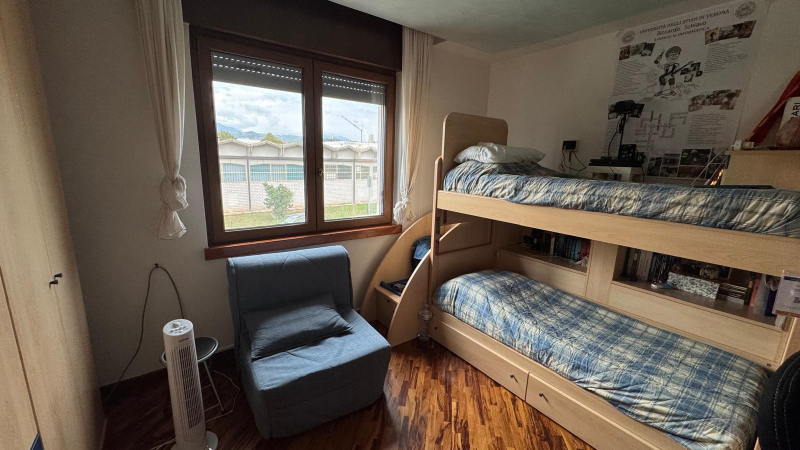
#> input picture img/1.jpeg, 1600 x 900 px (shown at 1/2 size)
$ python -i itti_koch.py   (imports and definitions only)   (older library calls are emulated)
#> lines starting #> are read from the running program, lines starting #| are printed output that depends on the picture; after the words box and inside, x2 and y2 are one past the last pixel; in counts of white or black regions, pixels touching at a corner belong together
import numpy as np
import cv2


def itti_koch_saliency(image, center_scales=(2, 3, 4), deltas=(3, 4),
                       conspicuity_scale=4):
    # --- Feature extraction -------------------------------------------------
    img = image.astype(np.float32)
    b, g, r = cv2.split(img)

    intensity = (r + g + b) / 3.0 #brightness channel

    pyramid_levels = max(center_scales) + max(deltas) + 1

    mask = intensity > 0.1 * intensity.max()
    safe_intensity = np.where(mask, intensity, 1.0)
    r = np.where(mask, r / safe_intensity, 0.0).astype(np.float32)
    g = np.where(mask, g / safe_intensity, 0.0).astype(np.float32)
    b = np.where(mask, b / safe_intensity, 0.0).astype(np.float32)

    red = np.maximum(r - (g + b) / 2.0, 0.0)
    green = np.maximum(g - (r + b) / 2.0, 0.0)
    blue = np.maximum(b - (r + g) / 2.0, 0.0)
    yellow = np.maximum((r + g) / 2.0 - np.abs(r - g) / 2.0 - b, 0.0)

    # Look at multiple resolution levels (Gaussian pyramid) for each channel
    intensity_pyr = _gaussian_pyramid(intensity, pyramid_levels)
    red_pyr = _gaussian_pyramid(red, pyramid_levels)
    green_pyr = _gaussian_pyramid(green, pyramid_levels)
    blue_pyr = _gaussian_pyramid(blue, pyramid_levels)
    yellow_pyr = _gaussian_pyramid(yellow, pyramid_levels)

    rg_pyr = [rr - gg for rr, gg in zip(red_pyr, green_pyr)]
    gr_pyr = [gg - rr for rr, gg in zip(red_pyr, green_pyr)]
    by_pyr = [bb - yy for bb, yy in zip(blue_pyr, yellow_pyr)]
    yb_pyr = [yy - bb for bb, yy in zip(blue_pyr, yellow_pyr)]

    # Gabor filter for orientation: 0, 45, 90, 135 degrees
    orientation_pyramids = []
    for theta_deg in (0, 45, 90, 135):
        # Create the Gabor kernel for the current orientation
        kernel = cv2.getGaborKernel(
            ksize=(15, 15), sigma=4.0, theta=np.radians(theta_deg),
            lambd=10.0, gamma=0.5, psi=0,
        )
        kernel -= kernel.mean()
        # slide the kernel over each level of the intensity pyramid
        orientation_pyramids.append(
            [cv2.filter2D(level, cv2.CV_32F, kernel) for level in intensity_pyr]
        )

    # --- Feature maps -------------------------------------------------------
    def center_surround(center_pyr, surround_pyr):
        return _center_surround(center_pyr, surround_pyr, center_scales, deltas)

    intensity_maps = center_surround(intensity_pyr, intensity_pyr)
    rg_maps = center_surround(rg_pyr, gr_pyr)
    by_maps = center_surround(by_pyr, yb_pyr)

    # --- Conspicuity maps ---------------------------------------------------

    # target shape for resizing
    target_shape = intensity_pyr[conspicuity_scale].shape

    def across_scale_add(maps):
        return np.sum([_resize_to(m, target_shape) for m in maps], axis=0)

    conspicuity_intensity = across_scale_add(
        [_normalize_map(m) for m in intensity_maps])
    conspicuity_color = across_scale_add(
        [_normalize_map(rg) + _normalize_map(by) for rg, by in zip(rg_maps, by_maps)])
    conspicuity_orientation = np.sum([
        _normalize_map(across_scale_add(
            [_normalize_map(m) for m in center_surround(pyr, pyr)]))
        for pyr in orientation_pyramids
    ], axis=0)

    # --- Final saliency map -------------------------------------------------

    # Average of the 3 resulting maps
    saliency = (_normalize_map(conspicuity_intensity)
                + _normalize_map(conspicuity_color)
                + _normalize_map(conspicuity_orientation)) / 3.0

    # Resize to original image size
    saliency = cv2.resize(saliency, (image.shape[1], image.shape[0]),
                          interpolation=cv2.INTER_LINEAR)

   # Normalization to [0, 1]
    minimum, maximum = saliency.min(), saliency.max()
    if maximum - minimum > 0:
        saliency = (saliency - minimum) / (maximum - minimum)
    else:
        saliency = np.zeros_like(saliency)
    return saliency.astype(np.float32)


def _gaussian_pyramid(channel, levels):
    # Create a Gaussian pyramid for a single channel
    pyramid = [channel.astype(np.float32)]
    for _ in range(levels - 1):
        pyramid.append(cv2.pyrDown(pyramid[-1]).astype(np.float32))
    return pyramid


def _resize_to(feature_map, shape):
    # Resize a feature map to a target
    if shape[0] < feature_map.shape[0]:
        interpolation = cv2.INTER_AREA
    else:
        interpolation = cv2.INTER_LINEAR
    return cv2.resize(feature_map.astype(np.float32), (shape[1], shape[0]),
                      interpolation=interpolation)


def _center_surround(center_pyr, surround_pyr, center_scales, deltas):

    # A pixel is salient if it differs from the average of its surroundings.
    # The coarse (blurred) level approximates that surrounding average.
    # Result: a list of centre-surround difference maps.

    maps = []
    for c in center_scales:
        for delta in deltas:
            s = c + delta
            center = center_pyr[c]
            surround = _resize_to(surround_pyr[s], center.shape[:2])
            maps.append(np.abs(center - surround))
    return maps


def _normalize_map(feature_map, M=10.0):

    # Normalize the map to the fixed range until M
    feature_map = (feature_map - feature_map.min()).astype(np.float32)
    if feature_map.max() > 0:
        feature_map = feature_map / feature_map.max() * M

   # find local peak
    neighbourhood = np.ones((7, 7), np.uint8)
    local_max = cv2.dilate(feature_map, neighbourhood)
    local_min = cv2.erode(feature_map, neighbourhood)
    is_local_max = ((feature_map == local_max) & (feature_map > local_min)
                    & (feature_map < M - 1e-3))
    peaks = feature_map[is_local_max]

    # compute the mean of the local peaks
    mean_peak = peaks.mean() if peaks.size > 0 else 0.0

    #if the mean of the peaks is high the map is noisy, the exponential will be lower and will penalize the map
    #if the mean is low the map is clean, the exponential will be higher and will reward the map
    return feature_map * (M - mean_peak) ** 2

>>> import cv2
>>> picture = cv2.imread('../../img/1.jpeg')
#> picture is the input picture: shape (900, 1600, 3); mean B, G, R 79.7, 91.7, 103.5
>>> result = itti_koch_saliency(picture)
#> in itti_koch_saliency, `mask = intensity > 0.1 * intensity.max()`:
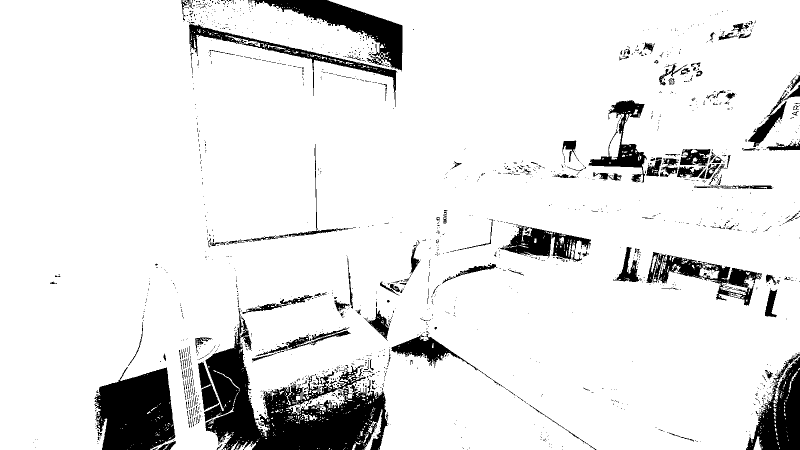
#> mask: shape (900, 1600) bool (shown at 1/2 size); 90% white; 1722 black regions (1545 under 20 px), largest, box (x1, y1, x2, y2) and area: (408, 616, 775, 900) 40409, (189, 734, 351, 900) 20211, (496, 0, 805, 143) 11920
#> in itti_koch_saliency, `g = np.where(mask, g / safe_intensity, 0.0).astype(np.float32)`:
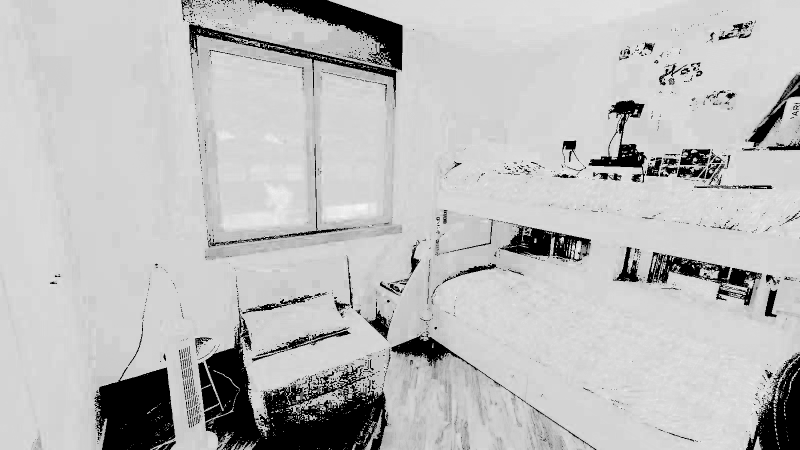
#> g: shape (900, 1600) float32 (shown at 1/2 size); min 0, max 1.21, mean 0.895; drawn with min black and max white
#> in itti_koch_saliency, `b = np.where(mask, b / safe_intensity, 0.0).astype(np.float32)`:
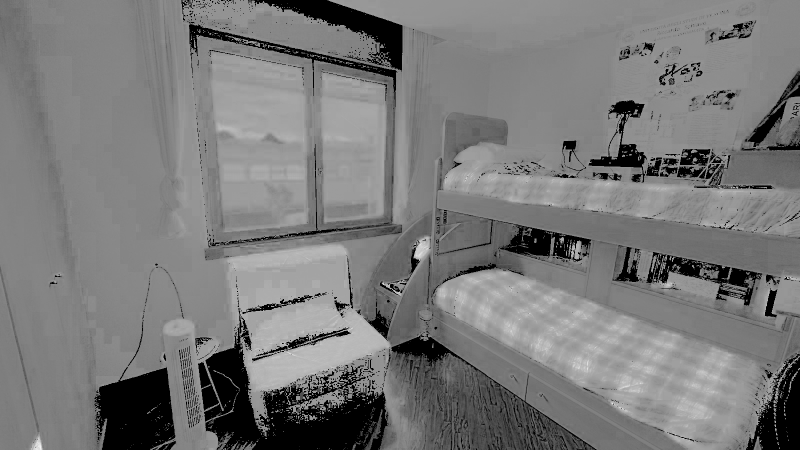
#> b: shape (900, 1600) float32 (shown at 1/2 size); min 0, max 1.61, mean 0.768; drawn with min black and max white
#> in itti_koch_saliency, `yellow = np.maximum((r + g) / 2.0 - np.abs(r - g) / 2.0 - b, 0.0)`:
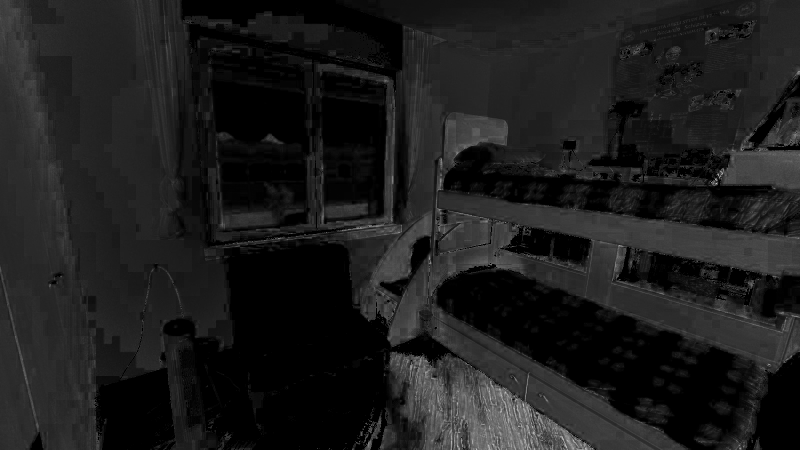
#> yellow: shape (900, 1600) float32 (shown at 1/2 size); min 0, max 1.19, mean 0.135; drawn with min black and max white
#> after the loop in _gaussian_pyramid, `for _ in range(levels - 1):`: pyramid = 9 items
#> after the loop in itti_koch_saliency, `for theta_deg in (0, 45, 90, 135):`: orientation_pyramids = 4 items
#> after the loop in _center_surround, `for c in center_scales:`: maps = 6 items
#> in _normalize_map, `is_local_max = ((feature_map == local_max) & (feature_map > local_min)..`: is_local_max: shape (225, 400) bool; 1% white in thin lines or dots
#> in _normalize_map, `peaks = feature_map[is_local_max]`: peaks = 896 values, max 9.47 at index 211, min 0.0637 at index 217, mean 2.13
#> in _normalize_map, `mean_peak = peaks.mean() if peaks.size > 0 else 0.0`: mean_peak = 2.13
#> in _normalize_map (call 2), `is_local_max = ((feature_map == local_max) & (feature_map > local_min)..`: is_local_max: shape (225, 400) bool; 0.83% white in thin lines or dots
#> in _normalize_map (call 3), `is_local_max = ((feature_map == local_max) & (feature_map > local_min)..`: is_local_max: shape (113, 200) bool; 0.9% white in thin lines or dots
#> call 4 of _normalize_map, with M = 10
#> in _normalize_map (call 4), `feature_map = feature_map / feature_map.max() * M`:
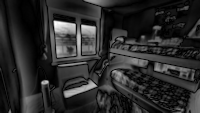
#> feature_map: shape (113, 200) float32; min 0, max 10, mean 1.7; drawn with min black and max white
#> in _normalize_map (call 4), `is_local_max = ((feature_map == local_max) & (feature_map > local_min)..`:
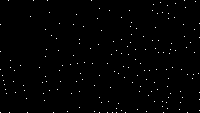
#> is_local_max: shape (113, 200) bool; 0.79% white in thin lines or dots
#> in _normalize_map (call 4), `peaks = feature_map[is_local_max]`: peaks = 178 values, max 9.86 at index 26, min 0.269 at index 20, mean 3.38
#> in _normalize_map (call 4), `mean_peak = peaks.mean() if peaks.size > 0 else 0.0`: mean_peak = 3.38
#> in _normalize_map (call 5), `is_local_max = ((feature_map == local_max) & (feature_map > local_min)..`: is_local_max: shape (57, 100) bool; 0.95% white in thin lines or dots
#> in _normalize_map (call 6), `local_max = cv2.dilate(feature_map, neighbourhood)`:
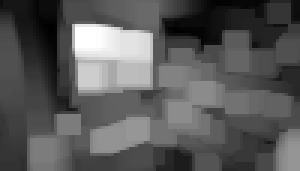
#> local_max: shape (57, 100) float32 (shown 3 times larger); min 0.379, max 10, mean 3.76; drawn with min black and max white
#> in _normalize_map (call 6), `peaks = feature_map[is_local_max]`: peaks = 49 values, max 8.96 at index 10, min 0.652 at index 3, mean 3.86
#> in _normalize_map (call 6), `mean_peak = peaks.mean() if peaks.size > 0 else 0.0`: mean_peak = 3.86
#> in itti_koch_saliency, `minimum, maximum = saliency.min(), saliency.max()`: minimum = 19.4; maximum = 260.7
